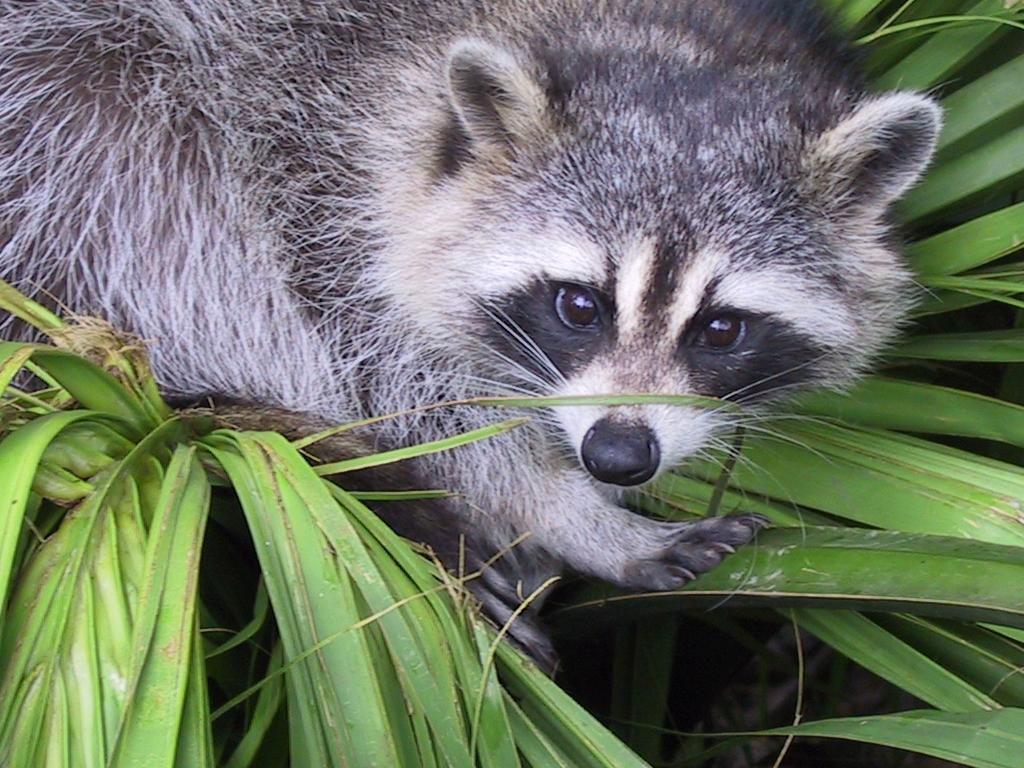
#> input picture ds_1_array/ex04/animal.jpeg, 1024 x 768 px
$ python rotate.py
#> lines starting #> are read from the running program, lines starting #| are printed output that depends on the picture
### ds_1_array/ex04/load_image.py
import os
import numpy as np
from PIL import Image


def path_test(path: str) -> str:
    """Validate that a given path points to a readable JPEG file.

    Resolves the provided path to an absolute path and runs a series of
    checks to ensure the file exists, is a regular file (not a directory),
    is readable by the current user, and has a .jpg or .jpeg extension.

    Args:
        path: A relative or absolute filesystem path to validate.

    Returns:
        The resolved absolute path to the validated JPEG file.

    Raises:
        AssertionError: If the path does not exist, is not a regular file,
            is not readable, or does not have a .jpg/.jpeg extension.
    """
    abspath = os.path.abspath(path)
    assert os.path.exists(abspath), f"Wrong Path {path}"
    assert os.path.isfile(abspath), f"{path} is not a file"
    assert os.access(abspath, os.R_OK), f"User can not read permit on {path}"
    _, ext = os.path.splitext(abspath)
    assert ext.lower() in (".jpg", ".jpeg"), \
        f"Expected a JPG/JPEG file, got '{ext[1:]}'"
    return abspath


def ft_load(path: str) -> np.ndarray:
    """Load a JPEG image from disk and return it as a NumPy array.

    Validates the given path using path_test, then opens the image with
    Pillow and converts it to a NumPy array. Prints the array's shape
    (height, width, channels) to stdout before returning.

    Args:
        path: A relative or absolute filesystem path to a JPEG image.

    Returns:
        A NumPy array of shape (height, width, channels) representing
        the pixel data of the image.

    Raises:
        AssertionError: If path validation fails (see path_test).
    """
#> called with path = 'animal.jpeg'
    abspath = path_test(path)
    with Image.open(abspath) as im:
#> im is the input picture: PIL image 1024x768 RGB; mean R, G, B 110.7, 117.7, 102.1
        arr = np.array(im, dtype=np.uint8)
        return arr


def main():
    """Load and display landscape.jpg as a NumPy array."""
    print(ft_load("landscape.jpg"))


# [2 lines that do not run on import are left out]

### ds_1_array/ex04/rotate.py
import numpy as np
from load_image import ft_load
from PIL import Image, ImageDraw


def roi_ok(im: np.ndarray, center: tuple) -> bool:
    """Check whether a center point falls within the bounds of an image.

    Validates that the given center coordinates lie within the spatial
    dimensions of the image array.

    Args:
        image: A NumPy array representing the image, with shape
            (height, width, ...).
        center: A tuple of (x, y) representing the point to validate.

    Returns:
        True if the center point is within the image boundaries,
        False otherwise.
    """
    return 0 <= center[0] <= im.shape[1] and 0 <= center[1] <= im.shape[0]


def z_coor(arr_range: tuple, center: tuple, factor: float) -> tuple:
    """Calculate zoom coordinates and dimensions relative to a center point.

    Computes a zoomed region within an array by scaling the original dimensions
    by the given factor, centering the result on the specified point, and
    clamping the boundaries to stay within the valid array range.

    Args:
        arr_range: A tuple of (height, width, channels) representing the
            dimensions of the source array.
        center: A tuple of (x, y) representing the center point of the
            zoom region.
        factor: The zoom factor. Values >= 1 shrink the region (zoom in),
            while values < 1 enlarge the region (zoom out).

    Returns:
        A tuple of (hei, wid, z_hei, z_wid, le, r, u, d) where:
            - hei: Original height of the array.
            - wid: Original width of the array.
            - z_hei: Height of the zoomed region.
            - z_wid: Width of the zoomed region.
            - le: Left boundary of the zoomed region (clamped to 0).
            - r: Right boundary of the zoomed region (clamped to wid).
            - u: Upper boundary of the zoomed region (clamped to 0).
            - d: Lower boundary of the zoomed region (clamped to hei).
    """
#> called with arr_range = (768, 1024, 3), center = (626, 460), factor = 1
    hei, wid = arr_range[:2]  # grab only two dimensions
#> hei = 768; wid = 1024

    if factor >= 1.0:
        z_hei = int(hei / factor)
#> z_hei = 768
        z_wid = int(wid / factor)
#> z_wid = 1024
    else:
        z_hei = int(hei * factor)
        z_wid = int(wid * factor)
    left = center[0] - z_wid // 2
#> left = 114
    righ = center[0] + z_wid // 2
#> righ = 1138
    uppe = center[1] - z_hei // 2
#> uppe = 76
    down = center[1] + z_hei // 2
#> down = 844
    le = left if left >= 0 else 0
#> le = 114
    r = righ if righ <= wid else wid
#> r = 1024
    u = uppe if uppe >= 0 else 0
#> u = 76
    d = down if down <= hei else hei
#> d = 768
    return (hei, wid, z_hei, z_wid, le, r, u, d)


def print_zoomed(im: Image):
    """Print the shape and pixel values of a PIL image as a 3D array.

    Converts the image to a NumPy array, expands it to three dimensions
    by adding a depth axis, then prints the resulting shape and the
    full array contents to stdout.

    Args:
        im: A PIL Image object, expected to be single-channel (e.g.,
            grayscale). Multi-channel images will already have a third
            dimension, making the added axis a fourth dimension, which
            may produce unexpected output.

    Note:
        This is a debugging/inspection utility. Printing the full array
        can produce very large output for non-trivial image sizes.
    """
    arr_im_2d = np.array(im)
    arr_im_3d = arr_im_2d[:, :, np.newaxis]
    z_hei, z_wid, z_dee = arr_im_3d.shape
    title = "The Shape of image is"
    print(f"{title}: ({z_hei}, {z_wid}, {z_dee}) or ({z_hei}, {z_wid})")
    print(arr_im_3d)


def zoom_42(image: np.ndarray, center: tuple, factor: float = 2.0) -> Image:
    """Display a zoomed or shrunk image with labeled axes and tick marks.

    Renders the image onto a white canvas with a left and bottom axis,
    pixel-coordinate tick marks at intervals of 50, and a label indicating
    the zoom direction and factor. When zooming in (factor >= 1), the image
    is cropped around the center and upscaled; when zooming out (factor < 1),
    the entire image is downscaled. The result is displayed using PIL's
    built-in viewer.

    Args:
        image: A NumPy array representing the source image.
        center: A tuple of (x, y) specifying the focal point of the zoom.
        factor: The zoom factor. Values >= 1 crop around the center and
            upscale (zoom in). Values < 1 downscale the full image
            (zoom out). Defaults to 2.0.

    Raises:
        AssertionError: If the center point lies outside the image
            boundaries, as determined by ``roi_ok``.

    Note:
        Axis ticks reflect the coordinate space of the zoomed region
        when zooming in, or the original image coordinates when
        zooming out.

    See Also:
        z_coor: Computes the zoom region coordinates and dimensions.
        roi_ok: Validates that the center point is within the image bounds.
    """
    assert roi_ok(image, center), \
        f"Center {center} out of {image.shape[0]}, {image.shape[1]})"

    hei, wid, z_hei, z_wid, l, r, u, d = z_coor(image.shape, center, factor)
#> hei = 768; wid = 1024; z_hei = 768

    if factor >= 1.0:
        arr_cropped = image[u:d, l:r, :]
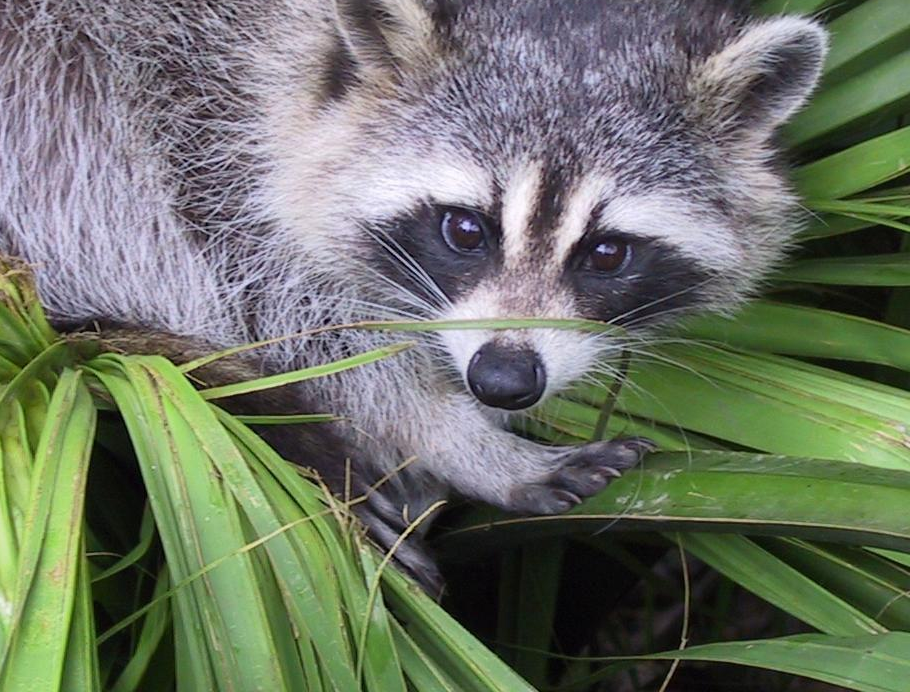
#> arr_cropped: shape (692, 910, 3); mean R, G, B 109.2, 116.5, 101.9
        im_cropped = Image.fromarray(arr_cropped).convert("L")
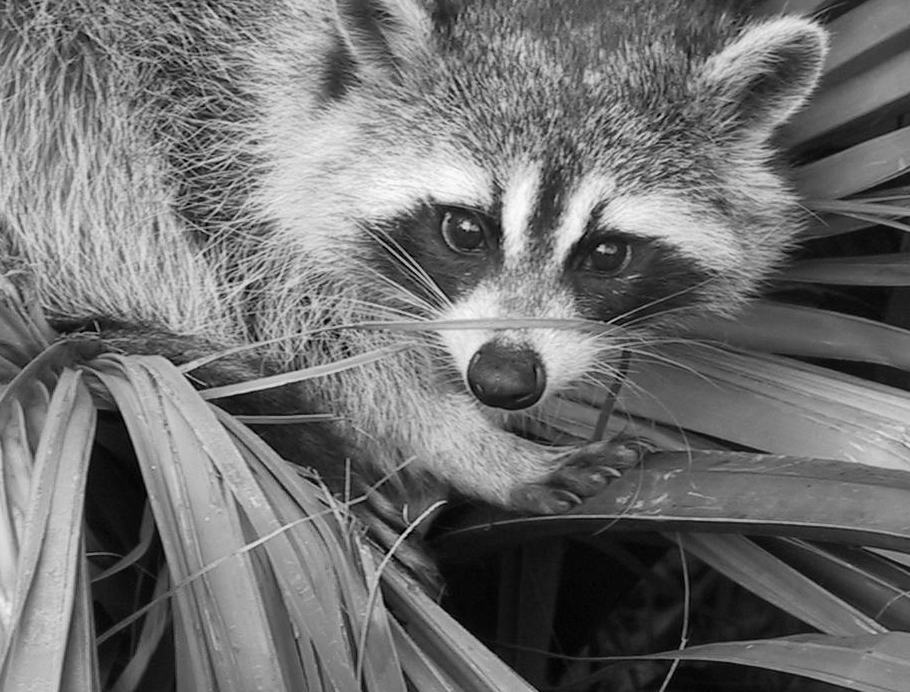
#> im_cropped: PIL image 910x692 L; min 0, max 253, mean 112.7
        print_zoomed(im_cropped)
#| The Shape of image is: (692, 910, 1) or (692, 910)
#> (printed output is left out)
    else:
        im_cropped = Image.fromarray(image).convert("L")
        print_zoomed(im_cropped)
    return im_cropped


def print_rotated(im: Image):
    """Print the shape and pixel values of a rotated image array.

    Converts the input to a NumPy array, expands it to three dimensions
    by adding a depth axis, then prints the transposed shape and the
    2D pixel values (first channel) to stdout.

    Args:
        im: A PIL Image object or a 2D NumPy array representing the
            rotated image. Expected to be single-channel (e.g.,
            grayscale).

    Note:
        This is a debugging/inspection utility. Printing the full array
        can produce very large output for non-trivial image sizes.

    See Also:
        rotate: The primary function that calls ``print_rotated`` after
            performing a 90° counter-clockwise rotation.
    """
    arr_im_2d = np.array(im)
    arr_im_3d = arr_im_2d[:, :, np.newaxis]
    z_hei, z_wid, _ = arr_im_3d.shape
    title = "New shape after Transpose"
    print(f"{title}: ({z_hei}, {z_wid})")
    print(arr_im_3d[:, :, 0])


def rotate(image: np.ndarray, center: tuple, factor: float = 2.0):
    """Zoom into an image, rotate it 90° counter-clockwise, display with axes.

    First zooms the image using ``zoom_42``, then manually transposes and
    flips the pixel data to achieve a 90° counter-clockwise rotation. The
    rotated result is rendered onto a white canvas with labeled axes, tick
    marks at intervals of 50 pixels, and a descriptive label, then displayed
    using PIL's built-in viewer.

    Args:
        image: A NumPy array representing the source image.
        center: A tuple of (x, y) specifying the focal point for the
            initial zoom operation.
        factor: The zoom factor passed to ``zoom_42``. Values >= 1 zoom
            in; values < 1 zoom out. Defaults to 2.0.

    Raises:
        AssertionError: If the center point lies outside the image
            boundaries (raised internally by ``zoom_42``).

    Note:
        The rotation is performed pixel-by-pixel using nested loops,
        which will be slow for large images. The function also assumes
        the output of ``zoom_42`` can be converted to a NumPy array
        directly.

    See Also:
        zoom_42: Performs the initial zoom and axis rendering.
        print_rotated: Prints the rotated array to stdout.
    """
    arr_cropped = np.array(zoom_42(image, center, factor))
    arr_rotated = np.zeros((arr_cropped.shape[1], arr_cropped.shape[0]),
                           dtype=np.uint8)
    for y in range(arr_rotated.shape[0]):
        for x in range(arr_rotated.shape[1]):
            arr_rotated[y, x] = arr_cropped[x, arr_cropped.shape[1] - y - 1]
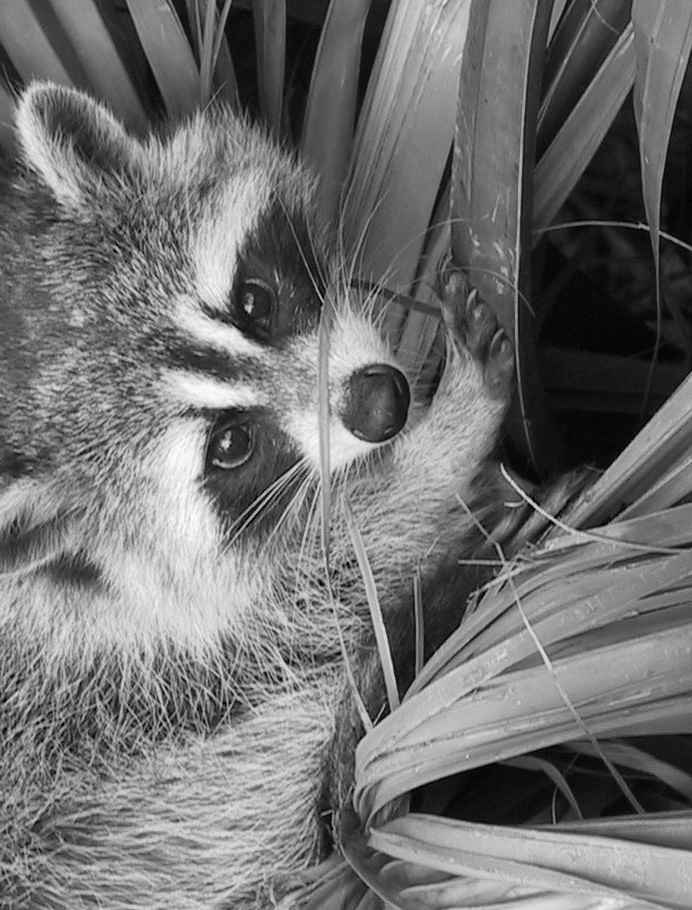
#> arr_rotated: shape (910, 692); min 0, max 253, mean 112.7
    print_rotated(arr_rotated)
#| New shape after Transpose: (910, 692)
#> (printed output is left out)
    im_rotated = Image.fromarray(arr_rotated)
    # Create white background canvas bigger than original image
    wid = arr_rotated.shape[1]
    hei = arr_rotated.shape[0]
    margin = 60
    back_ground = Image.new("RGBA", (wid + margin, hei + margin),
                            (255, 255, 255, 255))  # White
#> back_ground: PIL image 752x970 RGBA; every value is 255
    # set up drawing layer and put char title
    draw = ImageDraw.Draw(back_ground)
    label = "Rotated counter clock wise"
    draw.text((5, hei + margin // 2), label, fill="red")
    draw.line((margin - 1, 0, margin - 1, hei), fill="blue")
    draw.line((margin, hei, margin + wid, hei), fill="red")
    for val in range(0, wid, 50):
        x = margin + val
        y = hei + 5
        draw.text((x, y), str(val), fill="black",)
        draw.line((x, hei, x, y), fill="black")
    for val in range(0, hei, 50):
        y = val
        draw.text((5, y), str(val), fill="black")
        draw.line((margin - 5, y, margin, y), fill="black")
    back_ground.paste(im_rotated, (margin, 0))
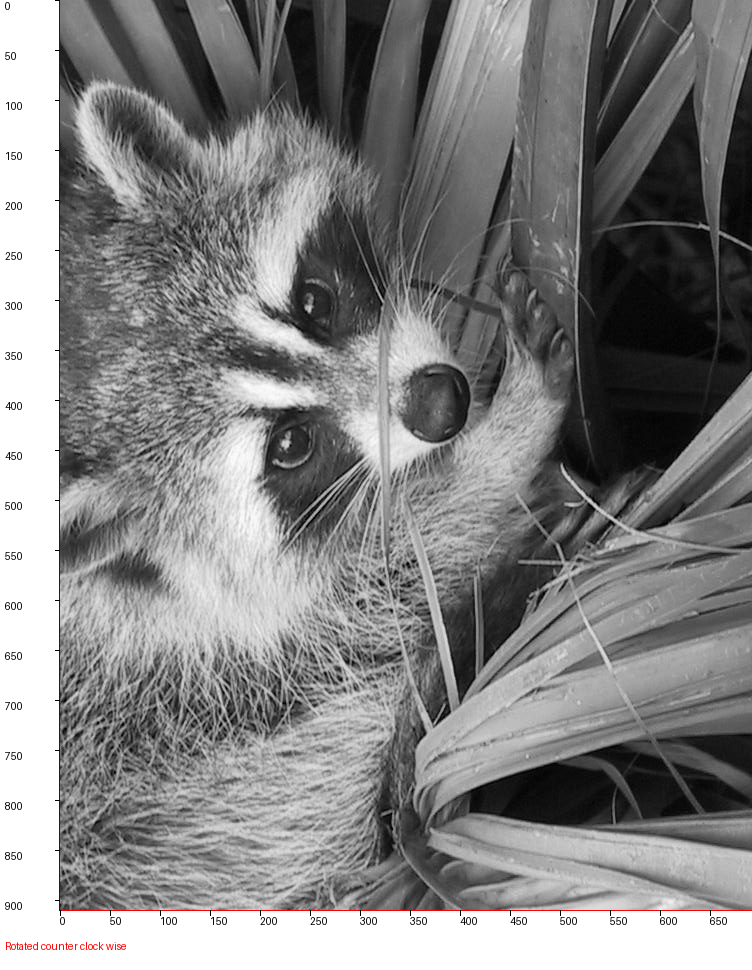
#> back_ground: PIL image 752x970 RGBA; mean R, G, B, A 131.3, 130.9, 131.2, 255
    back_ground.show()


def main():
    """Loads animal.jpeg and rotate it"""
    arr = ft_load("animal.jpeg")
    rotate(arr, (626, 460), 1)


if __name__ == "__main__":
    main()
